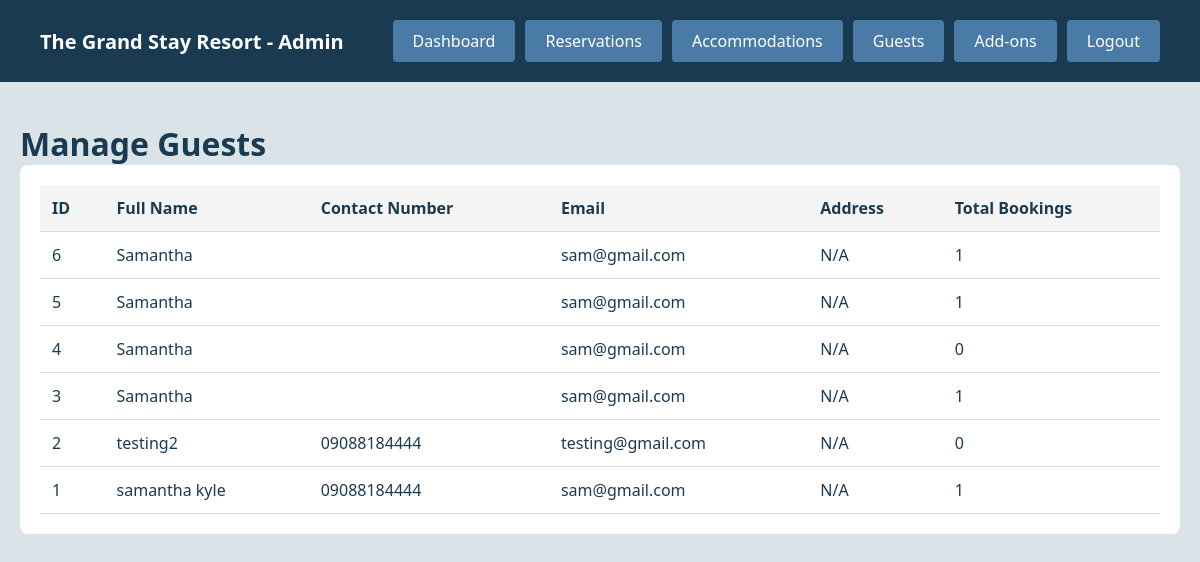
The page /admin/guests.php (signed in) on the database its author committed.
### tables this page shows
CREATE TABLE `guests` (
  `guest_id` int(11) NOT NULL,
  `full_name` varchar(100) NOT NULL,
  `contact_number` varchar(20) NOT NULL,
  `email` varchar(100) DEFAULT NULL,
  `address` text DEFAULT NULL
);

### admin/guests.php (the view, shortened to what this page needs)
<?php
require_once '../config/database.php';
$guests = mysqli_query($conn, "SELECT g.*, COUNT(r.reservation_id) as total_bookings
    FROM guests g
    LEFT JOIN reservations r ON g.guest_id = r.guest_id
    GROUP BY g.guest_id
    ORDER BY g.guest_id DESC");
?>
<!DOCTYPE html>
<html lang="en">
<head>
    <link rel="stylesheet" href="../assets/css/style.css">
</head>
<body>
    <nav class="navbar">
        <div class="brand">The Grand Stay Resort - Admin</div>
        <div class="nav-links">
            <a href="dashboard.php">Dashboard</a>
            <a href="reservations.php">Reservations</a>
            <a href="accommodations.php">Accommodations</a>
            <a href="guests.php">Guests</a>
            <a href="addons.php">Add-ons</a>
            <a href="../logout.php" class="btn-danger">Logout</a>
        </div>
    </nav>
    <div class="container">
        <h1>Manage Guests</h1>
        <div class="table-container">
            <table>
                <thead>
                    <tr>
                        <th>ID</th>
                        <th>Full Name</th>
                        <th>Contact Number</th>
                        <th>Email</th>
                        <th>Address</th>
                        <th>Total Bookings</th>
                    </tr>
                </thead>
                <tbody>
                    <?php while ($guest = mysqli_fetch_assoc($guests)): ?>
                    <tr>
                        <td><?php echo $guest['guest_id']; ?></td>
                        <td><?php echo htmlspecialchars($guest['full_name']); ?></td>
                        <td><?php echo htmlspecialchars($guest['contact_number']); ?></td>
                        <td><?php echo htmlspecialchars($guest['email'] ?? 'N/A'); ?></td>
                        <td><?php echo htmlspecialchars($guest['address'] ?? 'N/A'); ?></td>
                        <td><?php echo $guest['total_bookings']; ?></td>
                    </tr>
                    <?php endwhile; ?>
                </tbody>
            </table>
        </div>
    </div>
</body>
</html>

### assets/css/style.css (style rules this page uses)
* { margin: 0; padding: 0; box-sizing: border-box; }
body { font-family: 'Segoe UI', Tahoma, Geneva, Verdana, sans-serif; background: #d9e3e8; color: #1a3a52; }
.navbar { background: #1a3a52; padding: 20px 40px; display: flex; justify-content: space-between; align-items: center; }
.navbar .brand { color: white; font-size: 20px; font-weight: bold; }
.navbar .nav-links { display: flex; gap: 10px; }
.navbar .nav-links a { color: white; text-decoration: none; padding: 10px 20px; background: #4a7ba7; border-radius: 4px; transition: background 0.3s; }
.container { max-width: 1200px; margin: 0 auto; padding: 40px 20px; }
.btn-danger { background: #dc3545; color: white; }
.table-container { background: white; padding: 20px; border-radius: 8px; overflow-x: auto; }
table { width: 100%; border-collapse: collapse; }
table th, table td { padding: 12px; text-align: left; border-bottom: 1px solid #ddd; }
table th { background: #f5f5f5; font-weight: 600; color: #1a3a52; }

### rows shown on the page
guests: guest_id "6", full_name "Samantha", email "sam@gmail.com", address "N/A", total_bookings "1"
guests: guest_id "5", full_name "Samantha", email "sam@gmail.com", address "N/A", total_bookings "1"
guests: guest_id "4", full_name "Samantha", email "sam@gmail.com", address "N/A", total_bookings "0"
guests: guest_id "3", full_name "Samantha", email "sam@gmail.com", address "N/A", total_bookings "1"
guests: guest_id "2", full_name "testing2", contact_number "09088184444", email "testing@gmail.com", address "N/A", total_bookings "0"
guests: guest_id "1", full_name "samantha kyle", contact_number "09088184444", email "sam@gmail.com", address "N/A", total_bookings "1"
